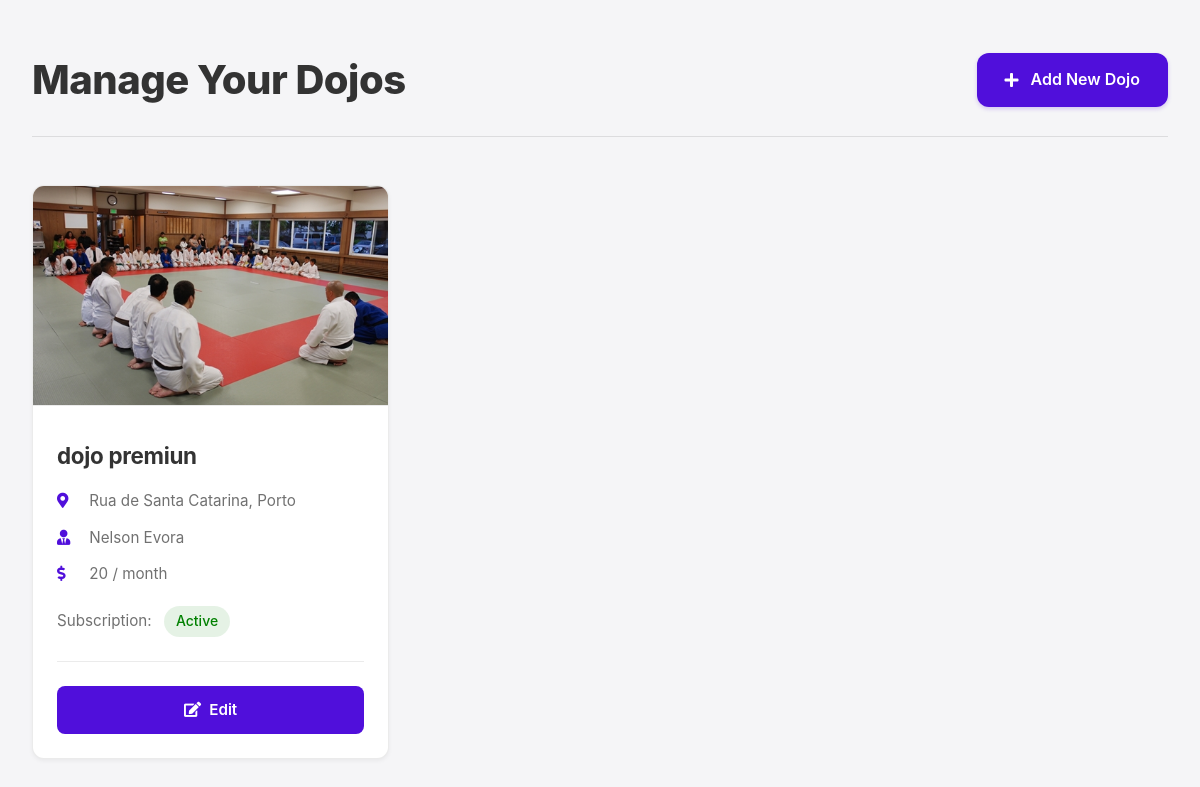
The app's page /manage_dojos (signed in) with its own data.
### tables this page shows
CREATE TABLE dojos(
        id INTEGER PRIMARY KEY AUTOINCREMENT,
        name TEXT NOT NULL,
        address TEXT,
        city TEXT,
        website TEXT,
        phone TEXT,
        email TEXT,
        sensei_path TEXT,
        image_path TEXT,
        price_per_month TEXT,
        head_instructor TEXT,
        latitude REAL,
        longitude REAL,
        user_id INTEGER,
        valid_subscription BOOLEAN DEFAULT FALSE,
        FOREIGN KEY (user_id) REFERENCES users(id) ON DELETE CASCADE
    );

### app.py (the view)
@app.route('/manage_dojos',methods=['GET'])
def manage_dojos():
    if 'user_id' not in session:
        session['intent_redirect'] = '/manage_dojos'
        return redirect('/login'),307
    user_id = session['user_id']
    conn = sqlite3.connect('./DB/dojo_listings.db')
    cursor = conn.cursor()
    cursor.execute('SELECT * FROM dojos WHERE user_id = ?',(user_id,))
    dojos = cursor.fetchall()
    conn.close()
    return render_template('manage_dojos.html',dojos=dojos),200

### templates/manage_dojos.html (shortened to what this page needs)
<!DOCTYPE html>
<html lang="en">
<head>
    <link rel="stylesheet" href="https://cdnjs.cloudflare.com/ajax/libs/font-awesome/5.15.4/css/all.min.css">
</head>
<body>
    <div class="manage-dojos-container">
        <div class="page-header">
            <h1>Manage Your Dojos</h1>
            <a href="/premium_dojo_form" class="add-dojo-btn">
                <i class="fas fa-plus"></i>
                Add New Dojo
            </a>
        </div>
        <div class="dojo-grid">
            {% if dojos %}
                {% for dojo in dojos %}
                <div class="dojo-card">
                    <img
                        src="{{ dojo[8] if dojo[8] else '/static/placeholder-dojo.jpg' }}"
                        alt="{{ dojo[1] if dojo[1] else 'Dojo Image' }}"
                        class="dojo-image"
                    >
                    <div class="dojo-content">
                        <h2 class="dojo-name">{{ dojo[1] }}</h2>
                        <div class="dojo-details">
                            <p><i class="fas fa-map-marker-alt"></i> {{ dojo[2] }}, {{ dojo[3] }}</p>
                            <p><i class="fas fa-user-tie"></i> {{ dojo[10] }}</p>
                            <p><i class="fas fa-dollar-sign"></i> {{ dojo[9] }} / month</p>
                            <p>
                                <span class="subscription-label">Subscription:</span>
                                <span class="subscription-status {{ 'status-active' if dojo[13] else 'status-inactive' }}">
                                    {{ 'Active' if dojo[13] else 'Inactive' }}
                                </span>
                            </p>
                        </div>
                        <div class="dojo-actions">
                            <a href="/edit_dojo/{{ dojo[0] }}" class="btn edit-btn">
                                <i class="fas fa-edit"></i> Edit
                            </a>
                        </div>
                    </div>
                </div>
                {% endfor %}
            {% else %}
                <div class="no-dojos">
                    <h2>No Dojos Yet</h2>
                    <p>You haven't added any dojos to your profile. Click "Add New Dojo" to get started!</p>
                </div>
            {% endif %}
        </div>
    </div>
</body>
</html>

### templates/manage_dojos.html (style rules this page uses)
:root { --primary-color: #500FDB; --primary-hover: #3e0cb3; --accent-color: #ff3333; --text-color: #333; --text-light: #717171; --background: #f5f5f7; --white: #ffffff; --shadow-sm: 0 2px 4px rgba(0, 0, 0, 0.05); --shadow-md: 0 4px 6px rgba(0, 0, 0, 0.08); --radius: 12px; }
* { margin: 0; padding: 0; box-sizing: border-box; }
body { font-family: -apple-system, BlinkMacSystemFont, 'Segoe UI', Roboto, sans-serif; background: var(--background); color: var(--text-color); line-height: 1.6; -webkit-font-smoothing: antialiased; }
.manage-dojos-container { max-width: 1400px; margin: 0 auto; padding: 3rem 2rem; }
.page-header { display: flex; justify-content: space-between; align-items: center; margin-bottom: 3rem; padding-bottom: 1.5rem; border-bottom: 1px solid rgba(0, 0, 0, 0.1); }
.page-header h1 { font-size: 2.5rem; color: var(--text-color); font-weight: 800; letter-spacing: -0.5px; }
.add-dojo-btn { background: var(--primary-color); color: var(--white); padding: 0.875rem 1.75rem; border: none; border-radius: var(--radius); font-size: 1rem; font-weight: 600; cursor: pointer; transition: all 0.2s ease; display: flex; align-items: center; gap: 0.75rem; text-decoration: none; box-shadow: 0 2px 4px rgba(80, 15, 219, 0.2); }
.dojo-grid { display: grid; grid-template-columns: repeat(auto-fill, minmax(300px, 1fr)); gap: 2rem; }
.dojo-card { background: var(--white); border-radius: var(--radius); box-shadow: var(--shadow-sm); overflow: hidden; transition: all 0.3s ease; border: 1px solid rgba(0, 0, 0, 0.08); }
.dojo-image { width: 100%; height: 220px; object-fit: cover; border-bottom: 1px solid rgba(0, 0, 0, 0.08); }
.dojo-content { padding: 1.5rem; }
.dojo-name { font-size: 1.4rem; font-weight: 700; margin-bottom: 1rem; color: var(--text-color); letter-spacing: -0.3px; }
.dojo-details { display: flex; flex-direction: column; gap: 0.75rem; color: var(--text-light); margin-bottom: 1.5rem; font-size: 0.95rem; }
.dojo-details i { width: 20px; color: var(--primary-color); margin-right: 0.5rem; }
.subscription-status { display: inline-flex; align-items: center; gap: 0.5rem; padding: 0.25rem 0.75rem; border-radius: 20px; font-size: 0.875rem; font-weight: 500; margin-top: 0.5rem; width: fit-content; }
.subscription-label { color: var(--text-light); margin-right: 0.5rem; }
.status-active { background: rgba(0, 128, 0, 0.1); color: green; }
.dojo-actions { display: flex; margin-top: 1.5rem; padding-top: 1.5rem; border-top: 1px solid rgba(0, 0, 0, 0.08); }
.btn { width: 100%; padding: 0.75rem; border: none; border-radius: 8px; cursor: pointer; transition: all 0.2s ease; text-align: center; text-decoration: none; font-size: 0.95rem; font-weight: 600; display: flex; align-items: center; justify-content: center; gap: 0.5rem; }
.edit-btn { background: var(--primary-color); color: var(--white); }

### records on screen
dojos: image_path (picture), name "dojo premiun", address "Rua de Santa Catarina", city "Porto", head_instructor "Nelson Evora", price_per_month "20", value "Active"
